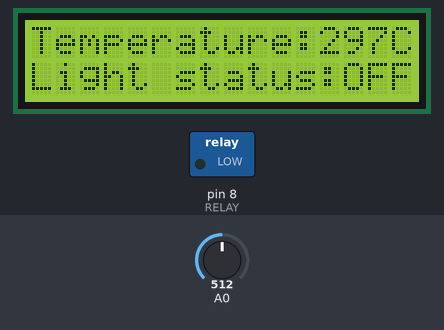
A sketch run on a simulated Arduino Uno, built with avr-gcc and run on an emulated ATmega328P. Parts: 16×2 character LCD, switched loads named in the sketch (green lamp = pin HIGH). The inputs (shaded band) are chosen by the test bench; at power-on: A0 = 512.

Above: at 1.2 s.
1.3 s: A0 set to 534
At 2.8 s:
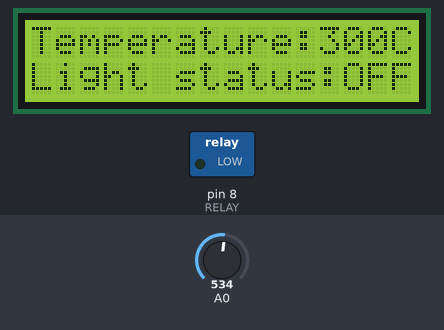
3.5 s: A0 set to 553
At 5.2 s:
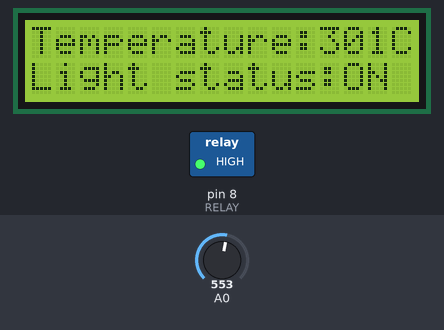
6.0 s: A0 set to 0
At 7.1 s:
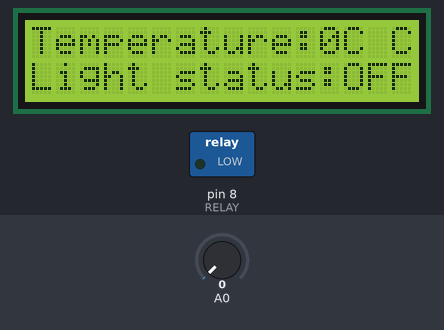
8.1 s: A0 set to 511
At 8.5 s:
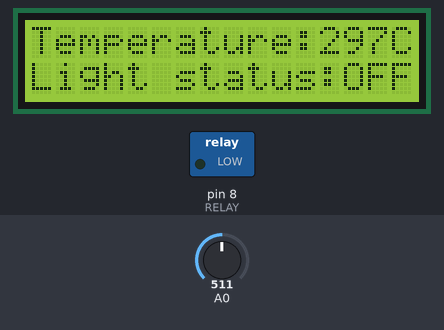
Timing chart, 0 to 10.6 s (numbered marks = the images above; inputs shaded):
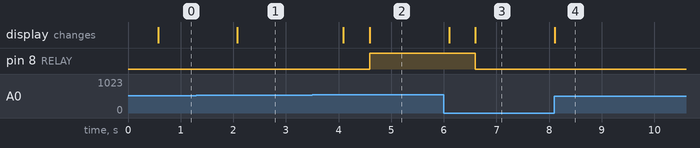

Measured:
- the behaviour switches between 544 and 545 on A0 (found by bisection; images 1 and 2)
- after the input at 1.3 s, the display: changes after 0.78 s (image 1)
- after the input at 3.5 s, pin 8 (RELAY): LOW → HIGH after 1.1 s; the display: first changes after 0.59 s (image 2 shows a later state)
- after the input at 6.0 s, pin 8 (RELAY): HIGH → LOW after 0.60 s; the display: first changes after 0.10 s (image 3 shows a later state)
- after the input at 8.1 s, the display: changes at once (image 4)

The sketch:

tempContrFan2.ino
```cpp
#include <math.h>
#include "LiquidCrystal.h"
#define RELAY 8
LiquidCrystal lcd(6,7,5,4,3,2);

float A = 1.009249522e-03, B = 2.378405444e-04, C = 2.019202697e-07;
float T,logRt,Tf,Tc;

float Thermistor(int Vo) {
 logRt = log(10000.0*((1024.0/Vo-1)));
 T = (1.0 / (A + B*logRt + C*logRt*logRt*logRt));  // We get the temperature value in Kelvin from this Stein-Hart equation
 Tc = T - 273.15;                 // Convert Kelvin to Celcius
 Tf = (T * 1.8) + 32.0;           // Convert Kelvin to Fahrenheit
 return T;
}

void setup() {
 lcd.begin(16,2);
 lcd.clear();
pinMode(RELAY, OUTPUT);
}

void loop() {

  lcd.setCursor(0,0);
  lcd.print("Temperature:");
  lcd.print(int(Thermistor(analogRead(0))));
  lcd.print("C ");
  delay(500);  // wait 0.5 seconds before sampling temperature again

if (Tc > 28) digitalWrite(RELAY, HIGH),lcd.setCursor(0,1),lcd.print("Light status:ON "),delay(500);
else if (Tc < 28) digitalWrite(RELAY, LOW),lcd.setCursor(0,1),lcd.print("Light status:OFF"),delay(500);

}
```
